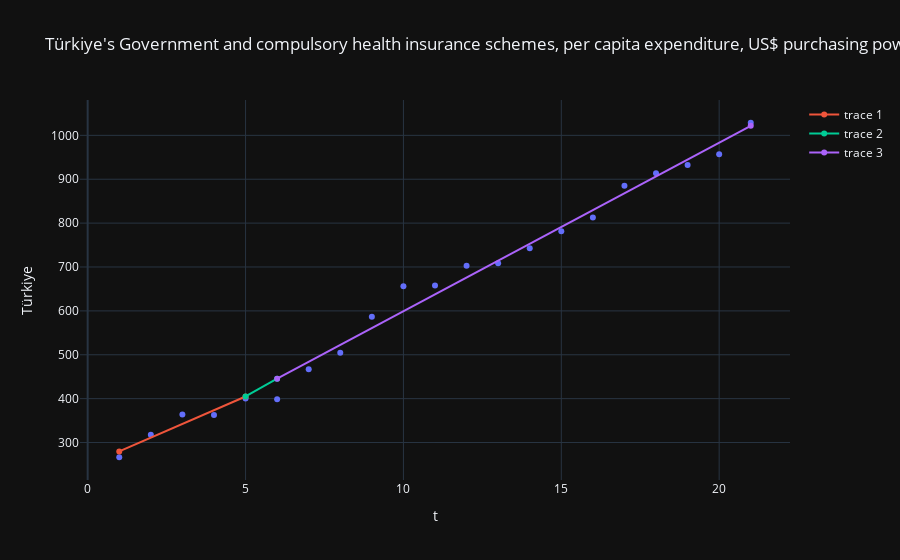
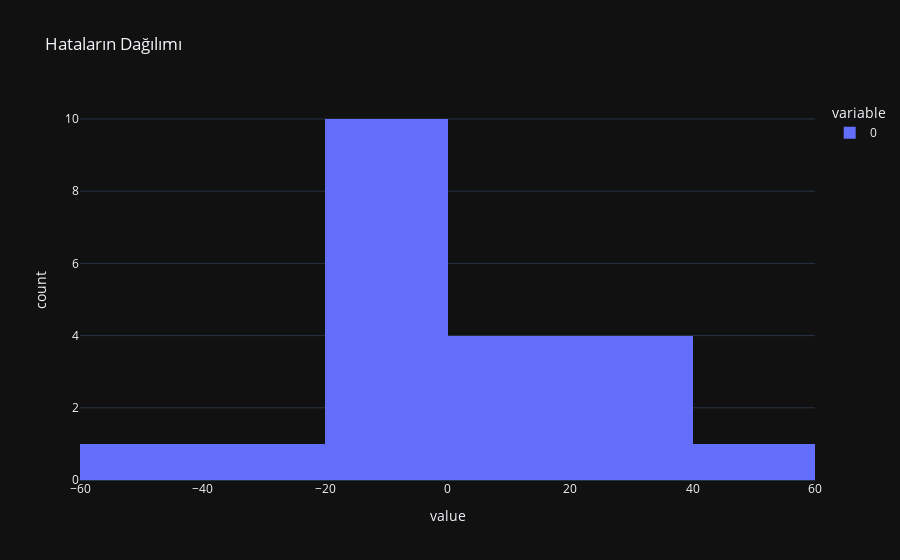
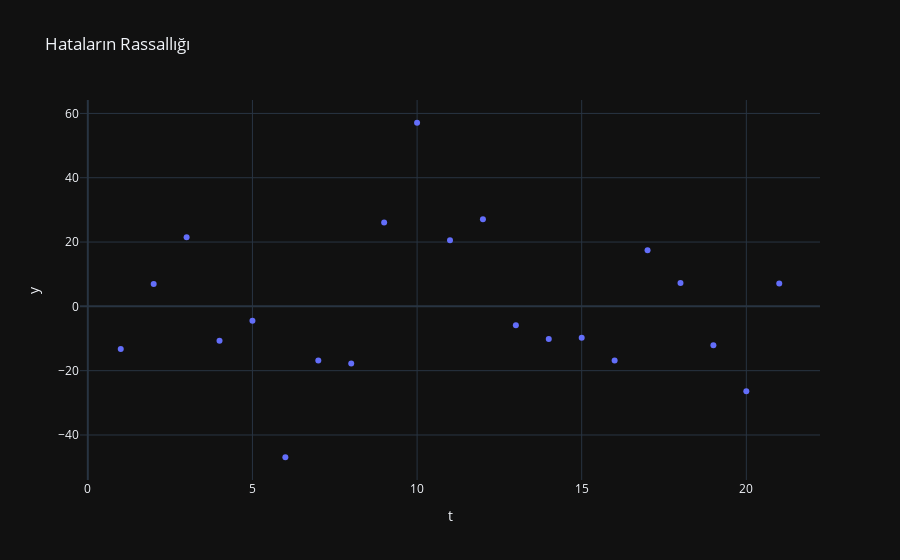
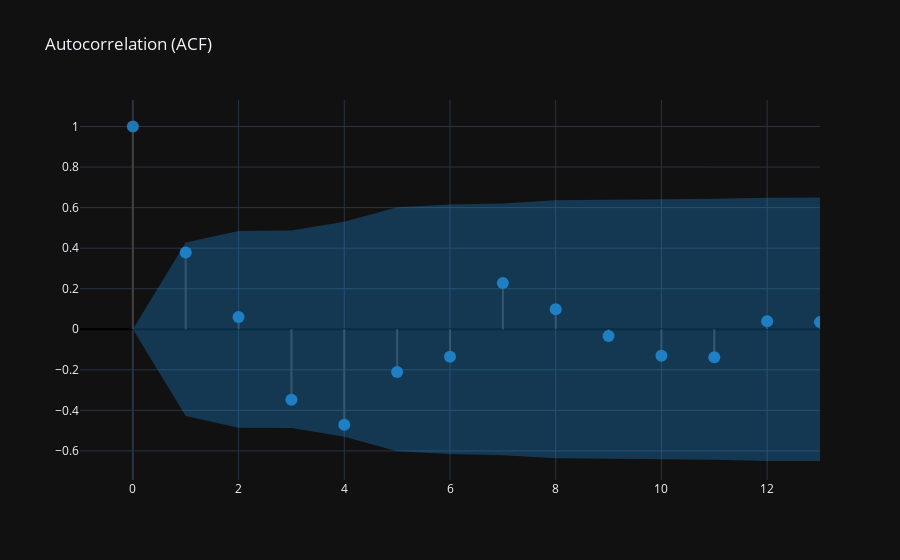

Notebook source saved alongside these figures, in order:
### Markdown cell above
Yukarıda referans ülkelerin ve Türkiye'nin zaman serisi regresyon analizi sonuçlarına bakılırken, bu kısımdan itibaren Türkiye için interrupted time series analysis yapılmıştır.

### Code cell
X = df_2[["t", "interruption", "interrupted t"]]
y = df_2["Türkiye"]

X = sm.add_constant(X) 

analys= sm.OLS(y, X).fit()

trendlin = express.scatter(
        df_2,
        x="t",
        y= "Türkiye",
        title="Türkiye's Government and compulsory health insurance schemes, per capita expenditure, US$ purchasing power parities (current prices, current PPPs)",
    )

trendlin.add_trace(
go.Scatter(
    x = [1,5],
    y = [analys.predict()[0], analys.predict()[4]],
)
 )   

trendlin.add_trace(
go.Scatter(
    x = [5,6],
    y = [analys.predict()[4], analys.predict()[5]]
)

 )

trendlin.add_trace(
go.Scatter(
    x = [6,21],
    y = [analys.predict()[5], analys.predict()[20]]
)

 )  

trendlin.show() 



print(analys.summary())

print("###########################")
print("Hataların Normal Dağılması", end="\n\n")
residual_values = analys.resid
print("H0: Normal dağılım varsayımı sağlanmaktadır.")
print("H1: Normal dağılım varsayımı sağlanmamaktadır.", end="\n\n")
test_stat, pvalue = stats.shapiro(residual_values)
print(f'Test Stat = {round(test_stat, 4)}, p-value = {round(pvalue, 4)}')
if pvalue<0.05:
    print("p-value 0.05'ten küçüktür. H0 hipotezi reddedilmiştir. Hatalar normal dağılmamıştır.")
elif pvalue>0.05:
     print("p-value 0.05'ten büyüktür. H0 hipotezi reddedilememiştir. Yani hatalar normal dağılmıştır.", end="\n\n")
hist = express.histogram(residual_values, title="Hataların Dağılımı")
hist.show()
print("###########################")
print("Hataların Rassallığı", end="\n\n")
print("     Hataların Durağanlığı", end="\n\n")
adfullery = adfuller(residual_values)
print(f'Test Stat = {round(adfullery[0], 4)}, p-value = {round(adfullery[1], 4)}')
if adfullery[1]<0.05:
    print("p-value 0.05'ten küçüktür. H0 hipotezi reddedilmiştir. Hatalar durağandır.")
elif adfullery[1]>0.05:
    print("p-value 0.05'ten büyüktür. H0 hipotezi reddedilememiştir. Yani hatalar durağan değildir.", end="\n\n")
resid_scatter = express.scatter(
    df_2,
    x="t",
    y=residual_values,
    title="Hataların Rassallığı"
)
resid_scatter.show()
print("     Hataların Otokorelasyonu", end="\n\n")
print("Ljung-Box q istatistiğinin Hipotezleri")
print("H0: Veriler bağımsız (random) olarak dağılmıştır.")
print("H1: Veriler bağımsız (random) olarak dağılmamıştır.", end="\n\n")
acf_df = pd.DataFrame(pd.DataFrame(acf(residual_values, qstat=True)).T)
acf_df.columns = ["ACF", "Ljung-Box q statistic", "p-value"]
display(acf_df[1:6])
create_corr_plot(residual_values)

### Figure 1 — Plotly figure (JSON) as saved in the notebook; plotly's stock layout.template omitted (floating-point values rounded to 4 significant figures)
{"data": [{"hovertemplate": "t=%{x}<br>Türkiye=%{y}<extra></extra>", "legendgroup": "", "marker": {"color": "#636efa", "symbol": "circle"}, "mode": "markers", "name": "", "orientation": "v", "showlegend": false, "type": "scatter", "x": [1, 2, 3, 4, 5, 6, 7, 8, 9, 10, 11, 12, 13, 14, 15, 16, 17, 18, 19, 20, 21], "xaxis": "x", "y": [266.4, 318.0, 363.9, 363.0, 400.5, 398.4, 466.9, 504.4, 586.7, 656.1, 658.0, 702.9, 708.4, 742.6, 781.3, 812.7, 885.4, 913.6, 932.7, 956.8, 1029.0], "yaxis": "y"}, {"type": "scatter", "x": [1, 5], "y": [279.7, 405.0]}, {"type": "scatter", "x": [5, 6], "y": [405.0, 445.4]}, {"type": "scatter", "x": [6, 21], "y": [445.4, 1022.0]}], "layout": {"legend": {"tracegroupgap": 0}, "title": {"text": "Türkiye's Government and compulsory health insurance schemes, per capita expenditure, US$ purchasing power parities (current prices, current PPPs)"}, "xaxis": {"anchor": "y", "domain": [0, 1], "title": {"text": "t"}}, "yaxis": {"anchor": "x", "domain": [0, 1], "title": {"text": "Türkiye"}}}}

### Figure 2 — Plotly figure (JSON) as saved in the notebook; plotly's stock layout.template omitted (floating-point values rounded to 4 significant figures)
{"data": [{"alignmentgroup": "True", "bingroup": "x", "hovertemplate": "variable=0<br>value=%{x}<br>count=%{y}<extra></extra>", "legendgroup": "0", "marker": {"color": "#636efa", "pattern": {"shape": ""}}, "name": "0", "offsetgroup": "0", "orientation": "v", "showlegend": true, "type": "histogram", "x": [-13.28, 6.949, 21.5, -10.71, -4.456, -46.92, -16.84, -17.76, 26.07, 57.1, 20.59, 27.05, -5.89, -10.13, -9.797, -16.84, 17.48, 7.255, -12.08, -26.39, 7.098], "xaxis": "x", "yaxis": "y"}], "layout": {"barmode": "relative", "legend": {"title": {"text": "variable"}, "tracegroupgap": 0}, "title": {"text": "Hataların Dağılımı"}, "xaxis": {"anchor": "y", "domain": [0, 1], "title": {"text": "value"}}, "yaxis": {"anchor": "x", "domain": [0, 1], "title": {"text": "count"}}}}

### Figure 3 — Plotly figure (JSON) as saved in the notebook; plotly's stock layout.template omitted (floating-point values rounded to 4 significant figures)
{"data": [{"hovertemplate": "t=%{x}<br>y=%{y}<extra></extra>", "legendgroup": "", "marker": {"color": "#636efa", "symbol": "circle"}, "mode": "markers", "name": "", "orientation": "v", "showlegend": false, "type": "scatter", "x": [1, 2, 3, 4, 5, 6, 7, 8, 9, 10, 11, 12, 13, 14, 15, 16, 17, 18, 19, 20, 21], "xaxis": "x", "y": [-13.28, 6.949, 21.5, -10.71, -4.456, -46.92, -16.84, -17.76, 26.07, 57.1, 20.59, 27.05, -5.89, -10.13, -9.797, -16.84, 17.48, 7.255, -12.08, -26.39, 7.098], "yaxis": "y"}], "layout": {"legend": {"tracegroupgap": 0}, "title": {"text": "Hataların Rassallığı"}, "xaxis": {"anchor": "y", "domain": [0, 1], "title": {"text": "t"}}, "yaxis": {"anchor": "x", "domain": [0, 1], "title": {"text": "y"}}}}

### Figure 4 — Plotly figure (JSON) as saved in the notebook; plotly's stock layout.template omitted (floating-point values rounded to 4 significant figures)
{"data": [{"line": {"color": "#3f3f3f"}, "mode": "lines", "showlegend": false, "type": "scatter", "x": [0, 0], "y": [0, 1]}, {"line": {"color": "#3f3f3f"}, "mode": "lines", "showlegend": false, "type": "scatter", "x": [1, 1], "y": [0, 0.3788]}, {"line": {"color": "#3f3f3f"}, "mode": "lines", "showlegend": false, "type": "scatter", "x": [2, 2], "y": [0, 0.06052]}, {"line": {"color": "#3f3f3f"}, "mode": "lines", "showlegend": false, "type": "scatter", "x": [3, 3], "y": [0, -0.348]}, {"line": {"color": "#3f3f3f"}, "mode": "lines", "showlegend": false, "type": "scatter", "x": [4, 4], "y": [0, -0.4711]}, {"line": {"color": "#3f3f3f"}, "mode": "lines", "showlegend": false, "type": "scatter", "x": [5, 5], "y": [0, -0.2103]}, {"line": {"color": "#3f3f3f"}, "mode": "lines", "showlegend": false, "type": "scatter", "x": [6, 6], "y": [0, -0.1359]}, {"line": {"color": "#3f3f3f"}, "mode": "lines", "showlegend": false, "type": "scatter", "x": [7, 7], "y": [0, 0.2279]}, {"line": {"color": "#3f3f3f"}, "mode": "lines", "showlegend": false, "type": "scatter", "x": [8, 8], "y": [0, 0.09867]}, {"line": {"color": "#3f3f3f"}, "mode": "lines", "showlegend": false, "type": "scatter", "x": [9, 9], "y": [0, -0.03285]}, {"line": {"color": "#3f3f3f"}, "mode": "lines", "showlegend": false, "type": "scatter", "x": [10, 10], "y": [0, -0.1305]}, {"line": {"color": "#3f3f3f"}, "mode": "lines", "showlegend": false, "type": "scatter", "x": [11, 11], "y": [0, -0.1382]}, {"line": {"color": "#3f3f3f"}, "mode": "lines", "showlegend": false, "type": "scatter", "x": [12, 12], "y": [0, 0.03971]}, {"line": {"color": "#3f3f3f"}, "mode": "lines", "showlegend": false, "type": "scatter", "x": [13, 13], "y": [0, 0.03529]}, {"marker": {"color": "#1f77b4", "size": 12}, "mode": "markers", "showlegend": false, "type": "scatter", "x": [0, 1, 2, 3, 4, 5, 6, 7, 8, 9, 10, 11, 12, 13], "y": [1, 0.3788, 0.06052, -0.348, -0.4711, -0.2103, -0.1359, 0.2279, 0.09867, -0.03285, -0.1305, -0.1382, 0.03971, 0.03529]}, {"line": {"color": "rgba(255,255,255,0)"}, "mode": "lines", "showlegend": false, "type": "scatter", "x": [0, 1, 2, 3, 4, 5, 6, 7, 8, 9, 10, 11, 12, 13], "y": [0, 0.4277, 0.4852, 0.4866, 0.5302, 0.6019, 0.6152, 0.6207, 0.6358, 0.6386, 0.6389, 0.6437, 0.6491, 0.6496]}, {"fill": "tonexty", "fillcolor": "rgba(32, 146, 230,0.3)", "line": {"color": "rgba(255,255,255,0)"}, "mode": "lines", "showlegend": false, "type": "scatter", "x": [0, 1, 2, 3, 4, 5, 6, 7, 8, 9, 10, 11, 12, 13], "y": [0, -0.4277, -0.4852, -0.4866, -0.5302, -0.6019, -0.6152, -0.6207, -0.6358, -0.6386, -0.6389, -0.6437, -0.6491, -0.6496]}], "layout": {"title": {"text": "Autocorrelation (ACF)"}, "xaxis": {"range": [-1, 13]}, "yaxis": {"zerolinecolor": "#000000"}}}
